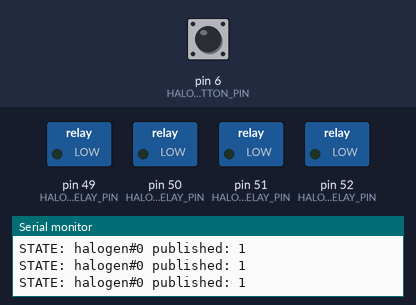
Bench run of a sketch on a simulated Arduino Mega 2560, built with avr-gcc and run on an emulated ATmega2560. On the bench: switched loads named in the sketch (green lamp = pin HIGH), the last lines printed to the serial monitor. The test bench sets the inputs (shaded band); at power-on: pin 6 (HALOGEN_BUTTON_PIN) HIGH. WiFi joins after 1.5 s; servers stay silent unless stated; no MQTT or app messages arrive unless stated.

Above: at 1.3 s.
1.4 s: pin 6 (HALOGEN_BUTTON_PIN) pulled LOW for 3.2 s
At 5.6 s:
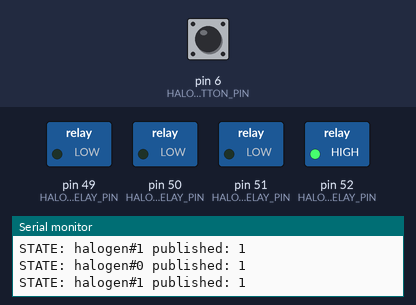
9.1 s: pin 6 (HALOGEN_BUTTON_PIN) pulled LOW for 0.15 s
At 10.1 s:
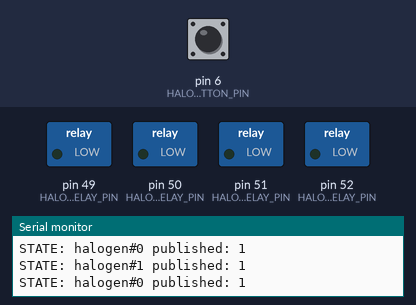
Timing chart, 0 to 12.1 s (numbered marks = the images above; inputs shaded):
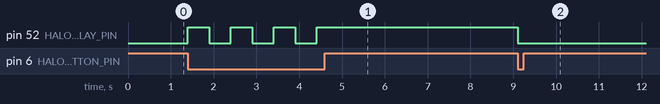

Measured:
- after the input at 1.4 s, pin 52 (HALOGEN_RELAY_PIN): alternates HIGH for 0.50 s and LOW for 0.50 s, 7 changes in all, then stays HIGH, starting at once
- after the input at 9.1 s, pin 52 (HALOGEN_RELAY_PIN): HIGH → LOW at once

The sketch:

mqtt4_led.ino
```cpp
#include <SPI.h>
#include <Ethernet.h>
#include <PubSubClient.h>

const int HALOGEN_BUTTON_PIN = 6;
const int HALOGEN_RELAY_PIN = 52;
const int HALOGEN1_RELAY_PIN = 51;
const int HALOGEN2_RELAY_PIN = 50;
const int HALOGEN3_RELAY_PIN = 49;
String HALOGEN_ON_COMMAND("halogen#1");
String HALOGEN_OFF_COMMAND("halogen#0");
String HALOGEN1_ON_COMMAND("halogen#1");
String HALOGEN1_OFF_COMMAND("halogen#0");
String HALOGEN2_ON_COMMAND("halogen#1");
String HALOGEN2_OFF_COMMAND("halogen#0");
String HALOGEN3_ON_COMMAND("halogen#1");
String HALOGEN3_OFF_COMMAND("halogen#0");
const int AFTER_CHANGE_DELAY = 500;

int halogenButtonState;
int halogenState = LOW;

//numer IP komputera na którym jest uruchomiony serwer mqtt
byte mqtt_server[] = { 192,168, 1, 103 };
byte mac[] = {
  0xDE, 0xAD, 0xBE, 0xEF, 0xFE, 0xED
};

IPAddress ip(192, 168, 1, 5);


void setup() {
  Serial.begin(9600);
  initializeMqtt();
  initializeHalogen();
  initializeNetwork();
}

void loop() {
  checkHalogen();
  checkMqtt();
}

void initializeNetwork() {
  Ethernet.begin(mac, ip);
}

void callback(char* topic, byte* payload, unsigned int length) {
  payload[length] = '\0';
  String strPayload = String((char*)payload);
  Serial.print("IN: ");
  Serial.println(strPayload);
  executeRemoteCommand(strPayload);
}

EthernetClient client;
PubSubClient mqtt_client(mqtt_server, 1883, callback, client);

void sendMqttState(String state) {
  Serial.print("STATE: ");
  Serial.print(state);
/*
konieczna weryfikacja czy mamy aktywne połączenie
jeśli nie, trzeba je odnowić
*/
  boolean connected = mqtt_client.connected();
  if (!connected) {
     initializeMqtt();
  }
  char ssid[state.length()+1];
  state.toCharArray(ssid, state.length()+1);
  boolean publishState = mqtt_client.publish("/houseIn", ssid);
  Serial.print(" published: ");
  Serial.println(publishState);
}

void initializeMqtt(){
  if (mqtt_client.connect("arduinoClient", "admin", "admin")) {
    mqtt_client.subscribe("/house");
    Serial.println("MQTT connect OK");
  } else {
    Serial.println("MQTT connect failed");
  }
}

void checkMqtt()
{
  mqtt_client.loop();
}

void executeRemoteCommand(String command) {
  Serial.println(command);
  //halogen0
  if (command == HALOGEN_ON_COMMAND) {
    setHalogenState(HIGH);
  }
  if (command == HALOGEN_OFF_COMMAND) {
    setHalogenState(LOW);
  }
  //halogen1
  if (command == HALOGEN1_ON_COMMAND) {
    setHalogenState(HIGH);
  }
  if (command == HALOGEN1_OFF_COMMAND) {
    setHalogenState(LOW);
  }
  //halogen2
  if (command == HALOGEN2_ON_COMMAND) {
    setHalogenState(HIGH);
  }
  if (command == HALOGEN2_OFF_COMMAND) {
    setHalogenState(LOW);
  }
  //halogen3
  if (command == HALOGEN3_ON_COMMAND) {
    setHalogenState(HIGH);
  }
  if (command == HALOGEN3_OFF_COMMAND) {
    setHalogenState(LOW);
  }
}

void initializeHalogen() {
  //halogen0
    pinMode(HALOGEN_BUTTON_PIN, INPUT_PULLUP);
    pinMode(HALOGEN_RELAY_PIN, OUTPUT);
    setHalogenState(LOW);
    //haloge1
//    pinMode(HALOGEN1_BUTTON_PIN, INPUT_PULLUP);
    pinMode(HALOGEN1_RELAY_PIN, OUTPUT);
    setHalogenState(LOW);
    //halogen2
//    pinMode(HALOGEN_BUTTON_PIN, INPUT_PULLUP);
    pinMode(HALOGEN2_RELAY_PIN, OUTPUT);
    setHalogenState(LOW);
    //halogen3
//    pinMode(HALOGEN3_BUTTON_PIN, INPUT_PULLUP);
    pinMode(HALOGEN3_RELAY_PIN, OUTPUT);
    setHalogenState(LOW);


}
void checkHalogen() {
  halogenButtonState = digitalRead(HALOGEN_BUTTON_PIN);
  if (halogenButtonState == LOW) {
    toogleHalogen();
   delay(AFTER_CHANGE_DELAY);
  }
}

void setHalogenState(int state) {
     digitalWrite(HALOGEN_RELAY_PIN, state);
      halogenState = state;
      if (state == LOW) {
        sendMqttState(HALOGEN_OFF_COMMAND);
      } else {
                sendMqttState(HALOGEN_ON_COMMAND);
      }
}
void setHalogen1State(int state) {
     digitalWrite(HALOGEN1_RELAY_PIN, state);
      halogenState = state;
      if (state == LOW) {
        sendMqttState(HALOGEN1_OFF_COMMAND);
      } else {
                sendMqttState(HALOGEN1_ON_COMMAND);
      }
}
void setHalogen2State(int state) {
     digitalWrite(HALOGEN2_RELAY_PIN, state);
      halogenState = state;
      if (state == LOW) {
        sendMqttState(HALOGEN2_OFF_COMMAND);
      } else {
                sendMqttState(HALOGEN2_ON_COMMAND);
      }
}
void setHalogen3State(int state) {
     digitalWrite(HALOGEN3_RELAY_PIN, state);
      halogenState = state;
      if (state == LOW) {
        sendMqttState(HALOGEN3_OFF_COMMAND);
      } else {
                sendMqttState(HALOGEN3_ON_COMMAND);
      }
}

void toogleHalogen() {
  if (halogenState == LOW) {
      setHalogenState(HIGH);
    } else {
      setHalogenState(LOW);
    }
}
```
